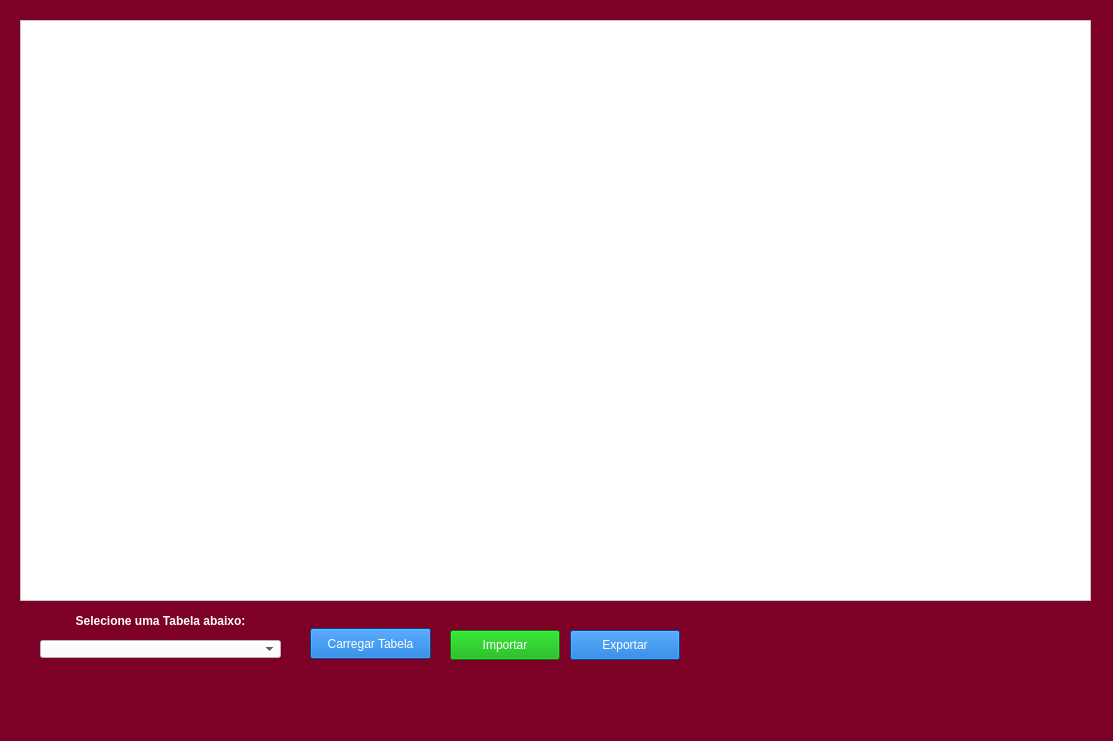
<?xml version="1.0" encoding="UTF-8"?>
<ui version="4.0">
 <class>Form</class>
 <widget class="QWidget" name="Form">
  <property name="geometry">
   <rect>
    <x>0</x>
    <y>0</y>
    <width>1113</width>
    <height>741</height>
   </rect>
  </property>
  <property name="windowTitle">
   <string>Planilhas</string>
  </property>
  <property name="styleSheet">
   <string notr="true">background-color: rgb(125, 0, 39);</string>
  </property>
  <widget class="QComboBox" name="comboBox_nomes_tabelas">
   <property name="geometry">
    <rect>
     <x>40</x>
     <y>640</y>
     <width>241</width>
     <height>18</height>
    </rect>
   </property>
   <property name="styleSheet">
    <string notr="true">background-color: rgb(255, 255, 255);</string>
   </property>
  </widget>
  <widget class="QLabel" name="label">
   <property name="geometry">
    <rect>
     <x>40</x>
     <y>614</y>
     <width>241</width>
     <height>13</height>
    </rect>
   </property>
   <property name="font">
    <font>
     <weight>75</weight>
     <bold>true</bold>
    </font>
   </property>
   <property name="styleSheet">
    <string notr="true">color: rgb(255, 255, 255);</string>
   </property>
   <property name="text">
    <string>Selecione uma Tabela abaixo:</string>
   </property>
   <property name="alignment">
    <set>Qt::AlignCenter</set>
   </property>
  </widget>
  <widget class="QPushButton" name="btn_importar">
   <property name="geometry">
    <rect>
     <x>450</x>
     <y>630</y>
     <width>110</width>
     <height>30</height>
    </rect>
   </property>
   <property name="cursor">
    <cursorShape>PointingHandCursor</cursorShape>
   </property>
   <property name="styleSheet">
    <string notr="true">background-color: rgb(0, 170, 0);
color: rgb(255, 255, 255);</string>
   </property>
   <property name="text">
    <string>Importar</string>
   </property>
  </widget>
  <widget class="QPushButton" name="btn_carregar_tabela">
   <property name="geometry">
    <rect>
     <x>310</x>
     <y>628</y>
     <width>121</width>
     <height>31</height>
    </rect>
   </property>
   <property name="cursor">
    <cursorShape>PointingHandCursor</cursorShape>
   </property>
   <property name="styleSheet">
    <string notr="true">color: rgb(255, 255, 255);
background-color: rgb(0, 102, 204);
</string>
   </property>
   <property name="text">
    <string>Carregar Tabela</string>
   </property>
  </widget>
  <widget class="QPushButton" name="btn_exportar">
   <property name="geometry">
    <rect>
     <x>570</x>
     <y>630</y>
     <width>110</width>
     <height>30</height>
    </rect>
   </property>
   <property name="cursor">
    <cursorShape>PointingHandCursor</cursorShape>
   </property>
   <property name="styleSheet">
    <string notr="true">background-color: rgb(0, 102, 204);
color: rgb(255, 255, 255);</string>
   </property>
   <property name="text">
    <string>Exportar</string>
   </property>
  </widget>
  <widget class="QTableView" name="tableView_planilhas">
   <property name="geometry">
    <rect>
     <x>20</x>
     <y>20</y>
     <width>1071</width>
     <height>581</height>
    </rect>
   </property>
   <property name="styleSheet">
    <string notr="true">background-color: rgb(255, 255, 255);</string>
   </property>
  </widget>
 </widget>
 <resources/>
 <connections/>
</ui>
